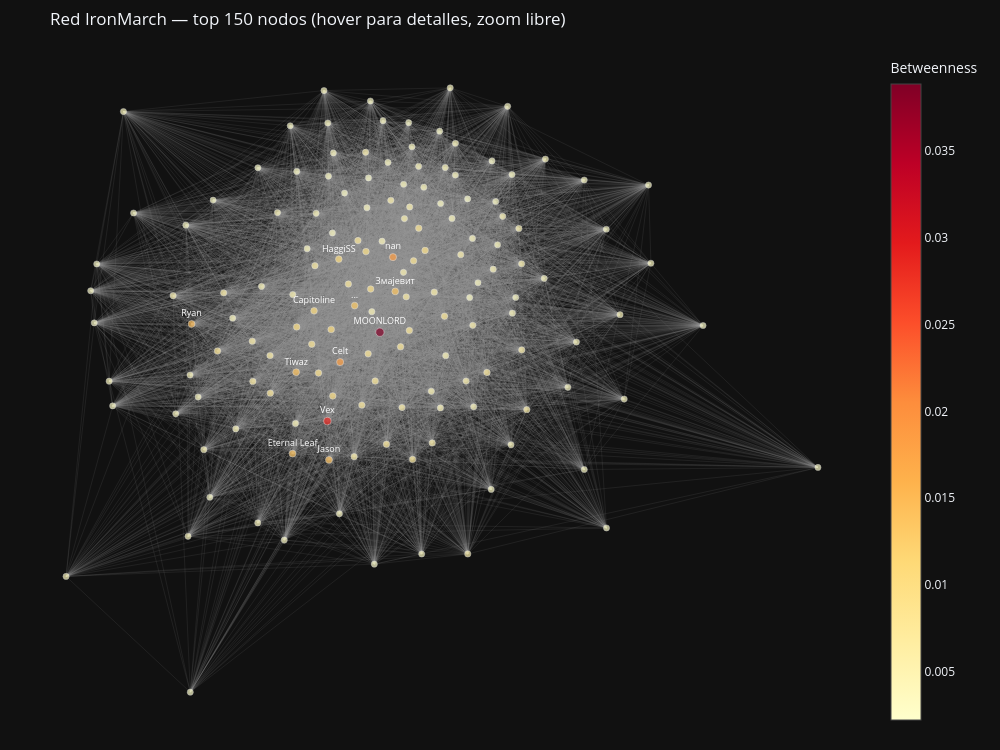

Source (notebook cell):
### Code cell
# Visualización interactiva con Plotly — zoom, hover, pannable
# Solo top 150 nodos por betweenness para evitar solapamiento
import plotly.graph_objects as go

if G_public.number_of_nodes() > 0:
    largest_cc = max(nx.connected_components(G_public), key=len)
    G_main = G_public.subgraph(largest_cc).copy()

    # Seleccionar top 150 por betweenness dentro del componente principal
    top_nodes = sorted(
        [n for n in G_main.nodes() if n in btw_cent],
        key=lambda n: btw_cent[n], reverse=True
    )[:150]
    G_viz = G_main.subgraph(top_nodes).copy()

    pos = nx.spring_layout(G_viz, k=1.2, iterations=80, seed=42)

    # Aristas
    edge_x, edge_y = [], []
    for u, v in G_viz.edges():
        x0, y0 = pos[u]; x1, y1 = pos[v]
        edge_x += [x0, x1, None]; edge_y += [y0, y1, None]

    edge_trace = go.Scatter(
        x=edge_x, y=edge_y, mode='lines',
        line=dict(width=0.4, color='rgba(150,150,150,0.3)'),
        hoverinfo='none',
    )

    # Nodos
    node_x     = [pos[n][0] for n in G_viz.nodes()]
    node_y     = [pos[n][1] for n in G_viz.nodes()]
    node_btw   = [btw_cent.get(n, 0) for n in G_viz.nodes()]
    node_deg   = [G_viz.degree(n) for n in G_viz.nodes()]
    node_names = [uid_to_name.get(n, f'uid:{n}') for n in G_viz.nodes()]
    node_sizes = [b * 60 + 6 for b in node_btw]

    node_trace = go.Scatter(
        x=node_x, y=node_y, mode='markers+text',
        marker=dict(
            size=node_sizes,
            color=node_btw,
            colorscale='YlOrRd',
            colorbar=dict(title='Betweenness'),
            line=dict(width=0.5, color='white'),
        ),
        text=[name if btw_cent.get(n, 0) > sorted(node_btw, reverse=True)[min(12, len(node_btw)-1)] else ''
              for n, name in zip(G_viz.nodes(), node_names)],
        textposition='top center',
        textfont=dict(size=9, color='white'),
        hovertext=[f'{name}<br>btw={btw_cent.get(n,0):.4f}<br>conexiones={G_viz.degree(n)}'
                   for n, name in zip(G_viz.nodes(), node_names)],
        hoverinfo='text',
    )

    fig = go.Figure(
        data=[edge_trace, node_trace],
        layout=go.Layout(
            title='Red IronMarch — top 150 nodos (hover para detalles, zoom libre)',
            template='plotly_dark',
            showlegend=False,
            width=1000, height=750,
            xaxis=dict(showgrid=False, zeroline=False, showticklabels=False),
            yaxis=dict(showgrid=False, zeroline=False, showticklabels=False),
            margin=dict(l=20, r=20, t=50, b=20),
        )
    )
    fig.show()
else:
    print("Grafo vacío.")

### Figure 1 — Plotly figure (JSON) as saved in the notebook; plotly's stock layout.template omitted (floating-point values rounded to 4 significant figures; data arrays with more than 128 entries replaced by an {"elided": "..."} marker saying what was removed)
{"data": [{"hoverinfo": "none", "line": {"color": "rgba(150,150,150,0.3)", "width": 0.4}, "mode": "lines", "type": "scatter", "x": {"elided": "26538 float values"}, "y": {"elided": "26538 float values"}}, {"hoverinfo": "text", "hovertext": {"elided": "150 str values"}, "marker": {"color": {"elided": "150 float values"}, "colorbar": {"title": {"text": "Betweenness"}}, "colorscale": [[0.0, "rgb(255,255,204)"], [0.125, "rgb(255,237,160)"], [0.25, "rgb(254,217,118)"], [0.375, "rgb(254,178,76)"], [0.5, "rgb(253,141,60)"], [0.625, "rgb(252,78,42)"], [0.75, "rgb(227,26,28)"], [0.875, "rgb(189,0,38)"], [1.0, "rgb(128,0,38)"]], "line": {"color": "white", "width": 0.5}, "size": {"elided": "150 float values"}}, "mode": "markers+text", "text": {"elided": "150 str values"}, "textfont": {"color": "white", "size": 9}, "textposition": "top center", "type": "scatter", "x": {"elided": "150 float values"}, "y": {"elided": "150 float values"}}], "layout": {"height": 750, "margin": {"b": 20, "l": 20, "r": 20, "t": 50}, "showlegend": false, "title": {"text": "Red IronMarch — top 150 nodos (hover para detalles, zoom libre)"}, "width": 1000, "xaxis": {"showgrid": false, "showticklabels": false, "zeroline": false}, "yaxis": {"showgrid": false, "showticklabels": false, "zeroline": false}}}
